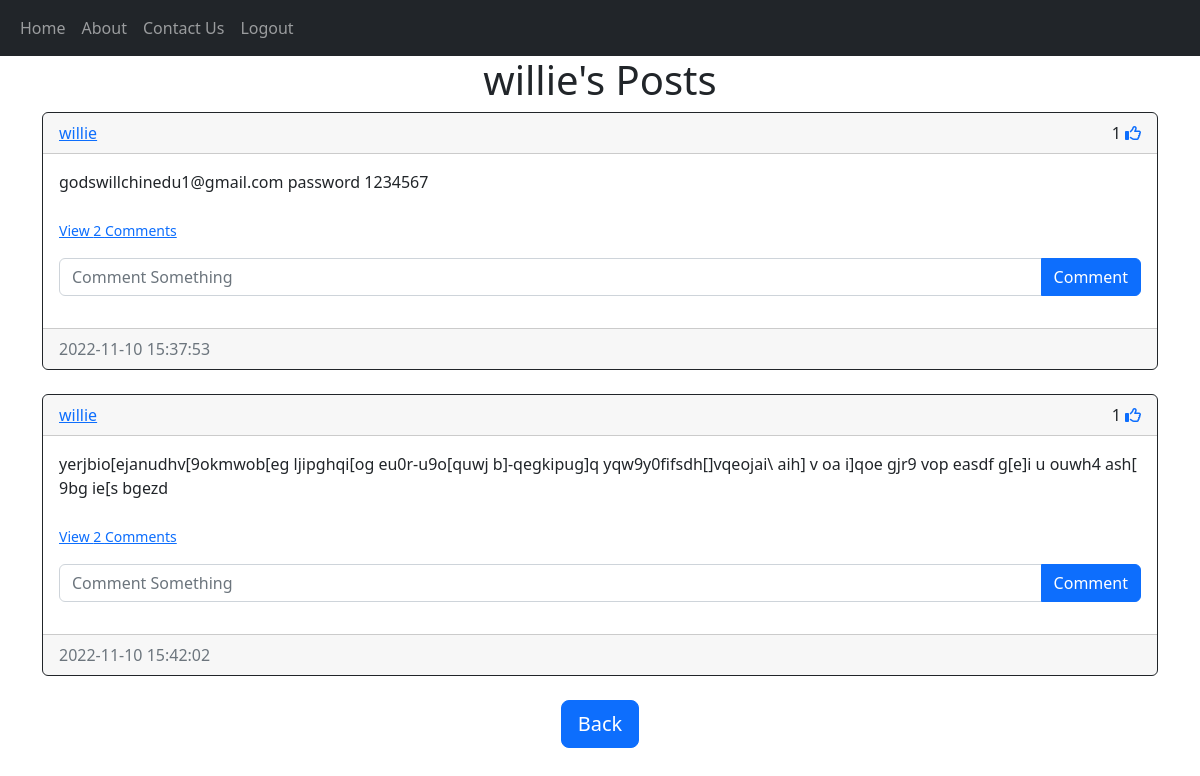
Page /posts/willie (signed in) on the committed database.
### website/models.py (models this page shows)
class User(db.Model, UserMixin):
    id = db.Column(db.Integer, primary_key=True)
    email = db.Column(db.String(150), unique=True)
    username = db.Column(db.String(150), unique=True)
    password = db.Column(db.String(150))
    date_created = db.Column(db.DateTime(timezone=True), default=func.now())
    posts = db.relationship('Post', backref='user', passive_deletes=True)
    comments = db.relationship('Comment', backref='user', passive_deletes=True)
    likes = db.relationship('Like', backref='user', passive_deletes=True)

class Post(db.Model):
    id = db.Column(db.Integer, primary_key=True)
    text = db.Column(db.Text, nullable=False)
    date_created = db.Column(db.DateTime(timezone=True), default=func.now())
    author = db.Column(db.Integer, db.ForeignKey('user.id', ondelete="CASCADE"), nullable=False)
    comments = db.relationship('Comment', backref='post', passive_deletes=True)
    likes = db.relationship('Like', backref='post', passive_deletes=True)

### website/views.py (the view)
@views.route("/posts/<username>")
@login_required
def posts(username):
    user = User.query.filter_by(username=username).first()
    if not user:
        flash('Username does not exist', category='error')
        return redirect(url_for('views.home'))
    posts = user.posts
    return render_template("posts.html", user=current_user, posts=posts, username=username)

### website/__init__.py (called while the page is built)
def create_app():
    app = Flask(__name__)
    app.config['SECRET_KEY'] = "helloworld"
    app.config['SQLALCHEMY_DATABASE_URI'] = f'sqlite:///{DB_NAME}'
    db.init_app(app)
    app.app_context().push()
    from .views import views
    from .auth import auth
    app.register_blueprint(views, url_prefix="/")
    app.register_blueprint(auth, url_prefix="/")
    from . import models
    from .models import User, Post, Comment, Like
    with app.app_context():
        db.create_all()
    create_database(app)
    login_manager = LoginManager()
    login_manager.login_view = "auth.login"
    login_manager.init_app(app)
    @login_manager.user_loader
    def load_user(id):
        return User.query.get(int(id))
    return app
    return app

### website/templates/posts.html (shortened to what this page needs)
{% extends "posts_div.html" %}
{% block header%}
    {{username}}'s Posts
{% endblock %}
{% block footer %}
<div align="center">
    <a href="/home">
        <button type="button" class="btn btn-primary btn-lg">Back</button>
    </a>
</div>
{% endblock %}

### website/templates/posts_div.html (shortened to what this page needs)
{% extends "base.html" %}
{% block content%}
<h1 align="center">{% block header %}Posts{% endblock %}</h1>
<div id="posts">
    {% for post in posts %}
        <div class="card border-dark">
            <div class="card-header d-flex justify-content-between align-items-center">
                <a href="/posts/{{post.user.username}}">{{post.user.username}}</a>
                <div>
                    {{ post.likes|length }}
                    {% if user.id in post.likes|map(attribute="author")|list %}
                    <a href="/like-post/{{post.id}}"><i class="fa-solid fa-thumbs-up"></i></a>
                    {% else %}
                    <a href="/like-post/{{post.id}}"><i class="fa-regular fa-thumbs-up"></i></a>
                    {% endif %}
                </div>
            </div>
            <div class="card-body">
                <div class="card-text">{{post.text}}</div>
                <br>
                <div>
                    <p class="card-test">
                        {% if post.comments|length > 0 %}
                        <a href="#comments-{{post.id}}" data-bs-toggle="collapse" role="button">
                            <small>
                                View {{post.comments|length}} Comments
                            </small>
                        </a>
                        {% else %}
                        <small class="text-muted">No Comments</small>
                        {% endif %}
                    </p>
                </div>
                <form class="input-group mb-3" method="POST" action="/create-comment/{{post.id}}">
                    <input type="text" id="text" name="text" class="form-control" placeholder="Comment Something">
                    <button type="submit" class="btn btn-primary">Comment</button>
                </form>
            </div>
            <div class="card-footer text-muted">
                {{post.date_created}}
            </div>
        </div>
        <br>
    {% endfor %}
</div>
{% block footer %}{% endblock %}
{% endblock %}

### website/templates/base.html (shortened to what this page needs)
<!DOCTYPE html>
<html lang="en">
<head>
    <link href="https://cdn.jsdelivr.net/npm/bootstrap@5.2.2/dist/css/bootstrap.min.css" rel="stylesheet"
>
</head>
<body>
    <nav class="navbar navbar-expand-lg navbar-dark bg-dark">
        <div class="container-fluid">
            <div class="collapse navbar-collapse" id="navbar">
                <div class="navbar-nav">
                    <a class="nav-item nav-link" href="/home">Home</a>
                    {% if user.is_authenticated %}
                        <a class="nav-item nav-link" href="/about">About</a>
                        <a class="nav-item nav-link" href="/contact">Contact Us</a>
                        <a class="nav-item nav-link" href="/logout">Logout</a>
                        {% else %}
                        <a class="nav-item nav-link" href="/login">Login</a>
                        <a class="nav-item nav-link" href="/signup">Sign Up</a>
                    {% endif %}
                </div>
            </div>
        </div>
    </nav>
    <div class="container">{% block content%}{% endblock %}</div>
</body>
</html>

### rows in the picture
User: username "willie"
Post: user.username "willie", likes|length "1", text "godswillchinedu1@gmail.com password 1234567", comments|length "2", date_created "2022-11-10 15:37:53"
Post: user.username "willie", likes|length "1", text "yerjbio[ejanudhv[9okmwob[eg ljipghqi[og eu0r-u9o[quwj b]-qegkipug]q yqw9y0fifsdh[]vqeojai\\ aih] v oa i]qoe gjr9 vop easdf g[e]i u ouwh4 ash[ 9bg ie[s bgezd", comments|length "2", date_created "2022-11-10 15:42:02"
